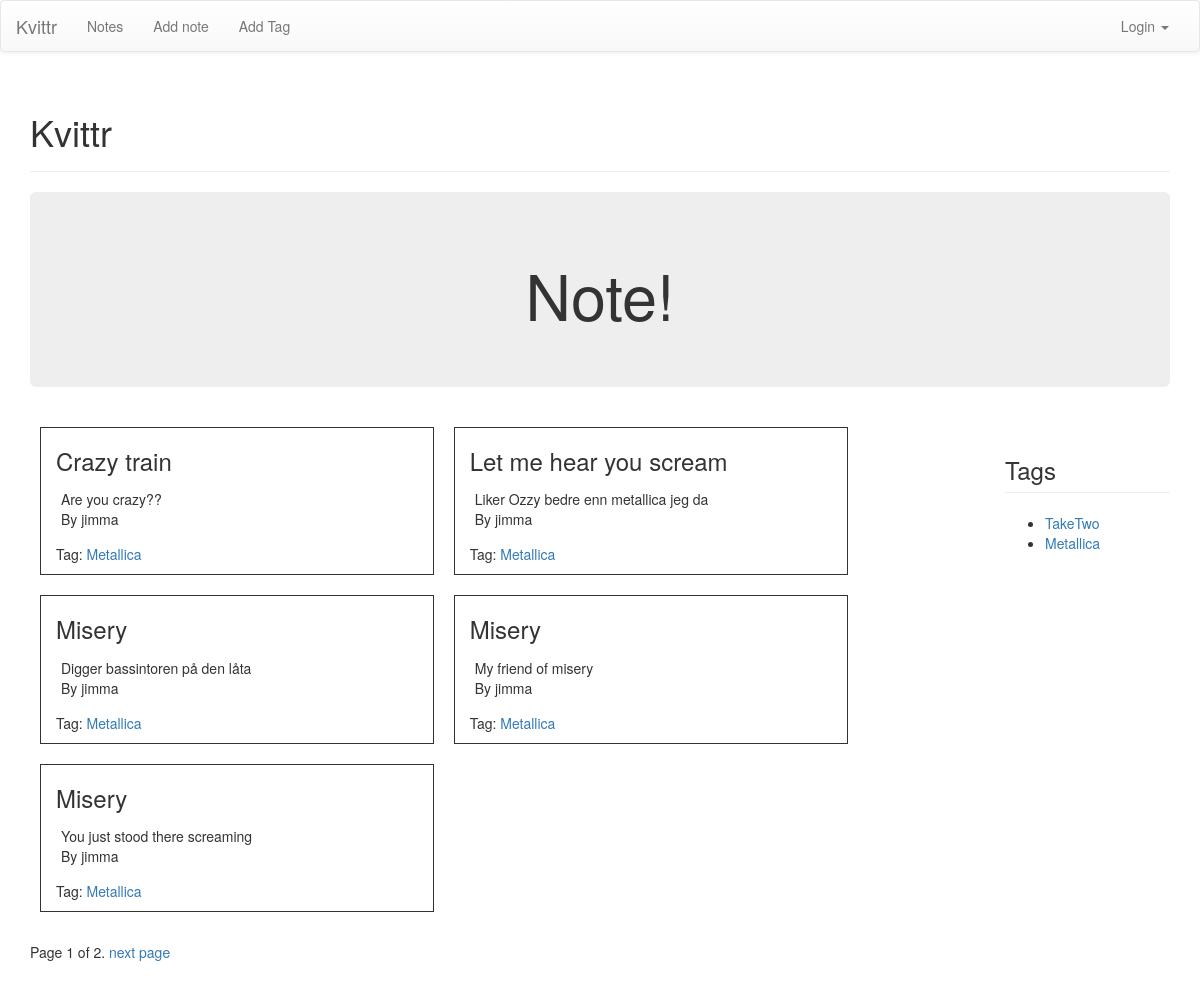
The page / on the database its author committed.
### notes/models.py (models this page shows, shortened)
class Note(models.Model):
	label = models.CharField(max_length = 30)
	body = models.TextField()
	timestamp = models.DateTimeField(auto_now_add=True)
	tags = models.ManyToManyField('Tag', related_name='notes')
	author = models.ForeignKey(User)

class Tag(models.Model):
	label = models.CharField(max_length = 30)
	slug = models.SlugField(max_length=30)
	def __unicode__(self):
		return self.label

### kvittr/views.py (the view)
# urls.py: url(r'^$', home_view, name='home'),
def home_view(request):
	notes = Note.objects.all().order_by('-timestamp')
	page_number = request.GET.get('page')
	paginator = Paginator(notes, 5)
	try:
		notes = paginator.page(page_number)
	except PageNotAnInteger:
		notes = paginator.page(1)
	except EmptyPage:
		notes = paginator.page(paginator.num_pages)
	tags = Tag.objects.all()
	context = {
		'notes': notes,
		'tags': tags
		}
	return render(request, 'home.html', context)

### templates/home.html (shortened to what this page needs)
{% extends 'base.html' %}
{% block pagecontent %}
<div class="jumbotron">
	<h1 align="center">Note!</h1>
</div>
<div class="row">
{% if user.is_authenticated %}
	<div class="col-sm-10">
		{% if notes%}
			{% for note in notes %}
				<div class="col-sm-5" style="border: 1px solid; margin: 10px;">
					<h3 class="page-header"> {{ note.label }}</h3>
					<div style="padding: 5px;"> {{ note.body }}</div>
					{% for tag in note.tags.all %}
						<p>Tag: <a href="{% url 'notes:tagsearch' slug=tag.slug %}">{{tag}}</a></p>
					{% endfor %}
					<div>
						<p style="float: left;">By {{ note.author }}</p>
						{% if note and note.author == request.user %}
							<a style="float: right;" href="{% url 'notes:addnote' %}?id={{note.id}}">Edit Note</a>
						{% endif %}
					</div>
				</div>
			{% endfor %}
		{% else %}
			<div class="col-sm-12">
				<h3>No notes yet</h3>
			</div>
		{% endif %}
	</div>
	<div class="col-sm-2">
		<h3 class="page-header">Tags</h3>
		<ul>
			{% if tags %}
				{% for tag in tags %}
					<li>
						<a href="{% url 'notes:tagsearch' slug=tag.slug %}">{{tag}}</a>
						<ul>
							<li>
								<a href="{% url 'notes:addtag' %}?id={{tag.id}}">Edit tag</a>
							</li>
						</ul>
					</li>
				{% endfor %}
			{% else %}
				<div class="alert alert-warning">No tags yet</div>
			{% endif %}
		</ul>
	</div>
{% else %}
	<div class="col-sm-10">
		{% if notes%}
			{% for note in notes %}
				<div class="col-sm-5" style="border: 1px solid; margin: 10px;">
					<h3> {{ note.label }}</h3>
					<div style="padding: 5px;">
						{{ note.body }}
						<p>By {{ note.author }}</p>
					</div>
					{% for tag in note.tags.all %}
						<p>Tag: <a href="{% url 'notes:tagsearch' slug=tag.slug %}">{{tag}}</a></p>
					{% endfor %}
				</div>
			{% endfor %}
		{% endif %}
	</div>
	<div class="col-sm-2">
		<h3 class="page-header">Tags</h3>
		<ul>
			{% if tags %}
				{% for tag in tags %}
					<li>
						<a href="{% url 'notes:tagsearch' slug=tag.slug %}">{{tag}}</a>
					</li>
				{% endfor %}
			{% endif %}
		</ul>
	</div>
{% endif %}
</div>
<div class="pagination">
	<span class"step-links">
    <span class="current">
    	Page {{ notes.number }} of {{ notes.paginator.num_pages }}.
    </span>
    {% if notes.has_next %}
    	<a href="?page={{ notes.next_page_number }}">next page</a>
    {% endif %}
  </span>
</div>
{% endblock pagecontent %}

### rows shown on the page
Note: label "Crazy train", body "Are you crazy??", author "jimma"
Tag: label "Metallica"
Note: label "Let me hear you scream", body "Liker Ozzy bedre enn metallica jeg da", author "jimma"
Note: label "Misery", body "Digger bassintoren på den låta", author "jimma"
Note: label "Misery", body "My friend of misery", author "jimma"
Note: label "Misery", body "You just stood there screaming", author "jimma"
Tag: label "TakeTwo"

### other values the page prints
{{ notes.number }} "1"
{{ notes.paginator.num_pages }} "2"
